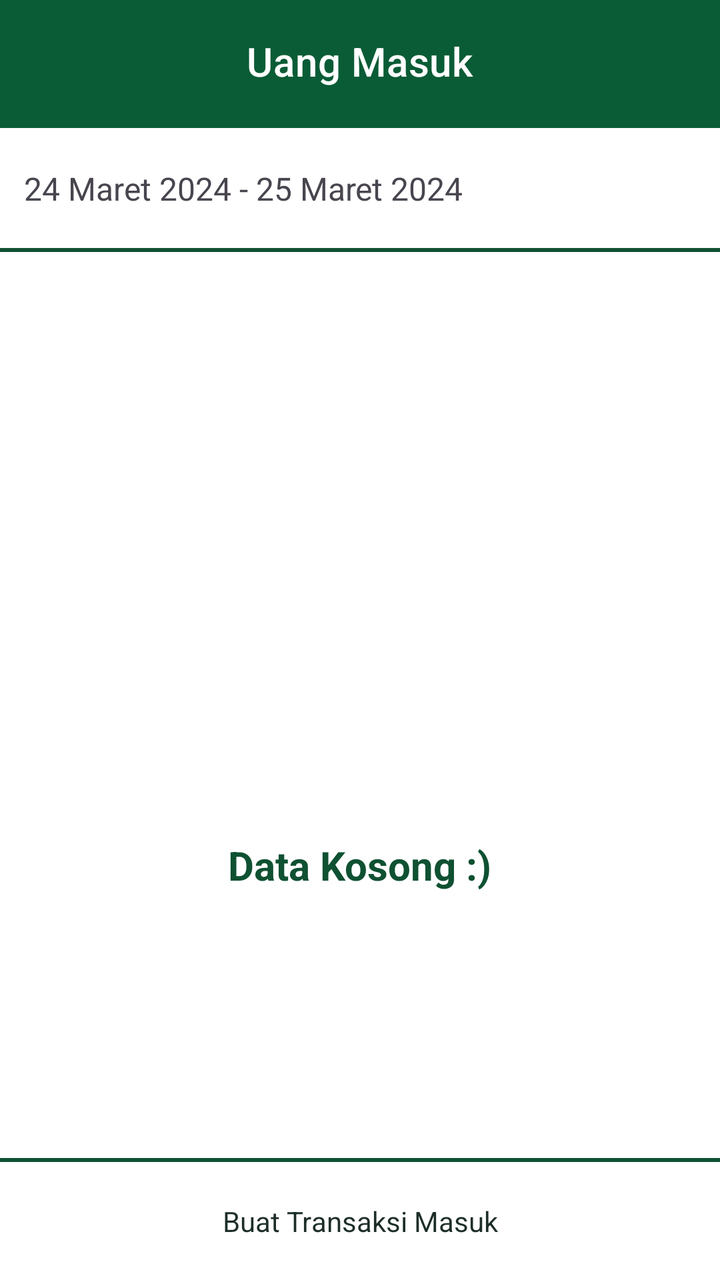
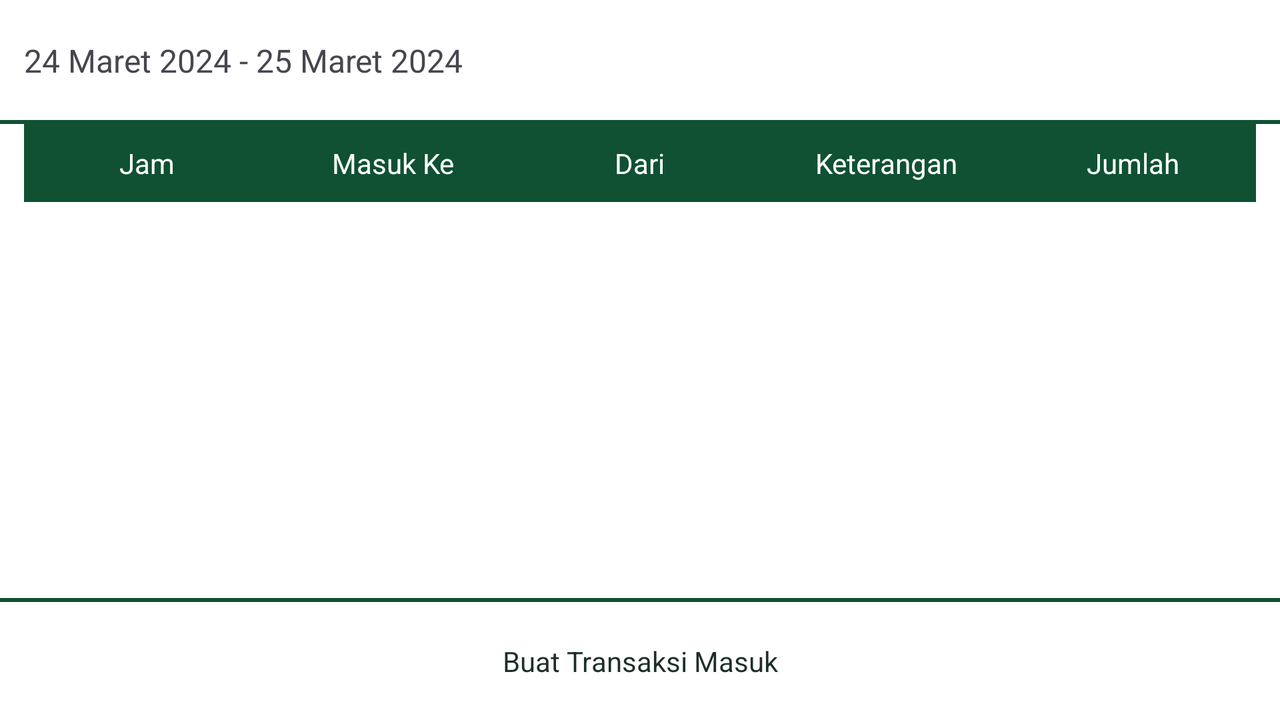

Compare how this app lays out the same screen by default and in its alternative resource folder. The renders come first, then the two layout files and the values they reference.
<!-- AndroidManifest.xml: application theme Theme.NutaPostTest -->
<!-- res/layout/fragment_money_in.xml -->
<?xml version="1.0" encoding="utf-8"?>
<androidx.coordinatorlayout.widget.CoordinatorLayout xmlns:android="http://schemas.android.com/apk/res/android"
    xmlns:app="http://schemas.android.com/apk/res-auto"
    xmlns:tools="http://schemas.android.com/tools"
    android:layout_width="match_parent"
    android:layout_height="match_parent"
    android:background="@color/white"
    tools:context=".ui.moneyIn.MoneyInFragment">

    <com.google.android.material.appbar.AppBarLayout
        android:layout_width="match_parent"
        android:layout_height="wrap_content">

        <com.google.android.material.appbar.MaterialToolbar
            android:id="@+id/topAppBar"
            style="@style/Widget.MaterialComponents.Toolbar.Primary"
            android:layout_width="match_parent"
            android:layout_height="?attr/actionBarSize"
            android:backgroundTint="@color/greenLight"
            app:title="Uang Masuk"
            app:titleCentered="true"
            app:titleMarginBottom="20dp" />

    </com.google.android.material.appbar.AppBarLayout>

    <androidx.constraintlayout.widget.ConstraintLayout
        android:layout_width="match_parent"
        android:layout_height="match_parent"
        app:layout_behavior="@string/appbar_scrolling_view_behavior">

        <TextView
            android:id="@+id/tv_calendar"
            style="@style/SubHeadlineTextStyle"
            android:layout_width="0dp"
            android:layout_height="wrap_content"
            android:layout_marginStart="12dp"
            android:layout_marginEnd="12dp"
            app:layout_constraintBottom_toBottomOf="@+id/img_calendar"
            app:layout_constraintEnd_toStartOf="@+id/img_calendar"
            app:layout_constraintStart_toStartOf="parent"
            app:layout_constraintTop_toTopOf="@+id/img_calendar"
            tools:text="24 Maret 2024 - 25 Maret 2024" />

        <ImageView
            android:id="@+id/img_calendar"
            android:layout_width="40dp"
            android:layout_height="40dp"
            android:layout_marginTop="10dp"
            android:layout_marginEnd="12dp"
            android:src="@drawable/ic_calendar_month_24"
            app:layout_constraintEnd_toEndOf="parent"
            app:layout_constraintTop_toTopOf="parent"
            app:tint="@color/greenDark" />

        <View
            android:id="@+id/view2"
            android:layout_width="match_parent"
            android:layout_height="2dp"
            android:layout_marginTop="10dp"
            android:background="@color/greenDark"
            app:layout_constraintEnd_toEndOf="parent"
            app:layout_constraintStart_toStartOf="parent"
            app:layout_constraintTop_toBottomOf="@+id/img_calendar" />

        <androidx.recyclerview.widget.RecyclerView
            android:id="@+id/rv_money_in"
            android:layout_width="0dp"
            android:layout_height="0dp"
            app:layout_constraintBottom_toTopOf="@+id/view"
            app:layout_constraintEnd_toEndOf="parent"
            app:layout_constraintStart_toStartOf="parent"
            app:layout_constraintTop_toBottomOf="@+id/view2" />

        <View
            android:id="@+id/view"
            android:layout_width="match_parent"
            android:layout_height="2dp"
            android:layout_marginBottom="20dp"
            android:background="@color/greenDark"
            app:layout_constraintBottom_toTopOf="@+id/tv_create_money_in"
            app:layout_constraintEnd_toEndOf="parent"
            app:layout_constraintStart_toStartOf="parent" />

        <TextView
            android:id="@+id/tv_create_money_in"
            android:layout_width="wrap_content"
            android:layout_height="wrap_content"
            android:layout_marginBottom="20dp"
            android:text="@string/create_transaction"
            android:textColor="@color/greenBlack"
            app:layout_constraintBottom_toBottomOf="parent"
            app:layout_constraintEnd_toEndOf="parent"
            app:layout_constraintStart_toStartOf="parent" />

        <LinearLayout
            android:id="@+id/layout_empty"
            android:layout_width="0dp"
            android:layout_height="0dp"
            android:background="@color/white"
            android:gravity="center"
            android:orientation="vertical"
            app:layout_constraintBottom_toBottomOf="@+id/rv_money_in"
            app:layout_constraintEnd_toEndOf="parent"
            app:layout_constraintStart_toStartOf="parent"
            app:layout_constraintTop_toTopOf="@+id/rv_money_in">

            <ImageView
                android:layout_width="140dp"
                android:layout_height="140dp"
                android:src="@drawable/ic_directions_boat_24"
                app:tint="@color/greenDark" />

            <TextView
                style="@style/HeadlineTextStyle"
                android:layout_width="wrap_content"
                android:layout_height="wrap_content"
                android:layout_marginTop="20dp"
                android:text="@string/no_record" />

        </LinearLayout>

    </androidx.constraintlayout.widget.ConstraintLayout>

</androidx.coordinatorlayout.widget.CoordinatorLayout>
<!-- resources referenced by this layout -->
<resources>
  <color name="greenBlack">#1D2E28</color>
  <color name="greenDark">#0F5132</color>
  <color name="greenLight">#0A5C36</color>
  <color name="white">#FFFFFFFF</color>
  <string name="create_transaction">Buat Transaksi Masuk</string>
  <string name="no_record">Data Kosong :)</string>
  <style name="HeadlineTextStyle">
          <item name="android:textColor">@color/greenDark</item>
          <item name="android:textSize">20sp</item>
          <item name="android:textStyle">bold</item>
      </style>
  <style name="SubHeadlineTextStyle">
          <item name="android:textSize">16sp</item>
          <item name="android:textStyle">normal</item>
      </style>
  <style name="Theme.NutaPostTest" parent="Base.Theme.NutaPostTest" />
  <style name="Base.Theme.NutaPostTest" parent="Theme.Material3.DayNight.NoActionBar">
          
          <item name="android:statusBarColor">@color/greenBlack</item>
          <item name="android:navigationBarColor">@color/greenBlack</item>
          <item name="colorPrimary">@color/greenBlack</item>
      </style>
</resources>
<!-- res/layout-land/fragment_money_in.xml (the repository's variant of the layout above) -->
<!-- drawn on the phone turned sideways -->
<?xml version="1.0" encoding="utf-8"?>
<androidx.constraintlayout.widget.ConstraintLayout xmlns:android="http://schemas.android.com/apk/res/android"
    xmlns:app="http://schemas.android.com/apk/res-auto"
    xmlns:tools="http://schemas.android.com/tools"
    android:layout_width="match_parent"
    android:layout_height="match_parent"
    android:background="@color/white"
    tools:context=".ui.moneyIn.MoneyInFragment">

    <TextView
        android:id="@+id/tv_calendar"
        style="@style/SubHeadlineTextStyle"
        android:layout_width="0dp"
        android:layout_height="wrap_content"
        android:layout_marginStart="12dp"
        android:layout_marginEnd="12dp"
        app:layout_constraintBottom_toBottomOf="@+id/img_calendar"
        app:layout_constraintEnd_toStartOf="@+id/img_calendar"
        app:layout_constraintStart_toStartOf="parent"
        app:layout_constraintTop_toTopOf="@+id/img_calendar"
        tools:text="24 Maret 2024 - 25 Maret 2024" />

    <ImageView
        android:id="@+id/img_calendar"
        android:layout_width="40dp"
        android:layout_height="40dp"
        android:layout_marginTop="10dp"
        android:layout_marginEnd="12dp"
        android:src="@drawable/ic_calendar_month_24"
        app:layout_constraintEnd_toEndOf="parent"
        app:layout_constraintTop_toTopOf="parent"
        app:tint="@color/greenDark" />

    <View
        android:id="@+id/view2"
        android:layout_width="match_parent"
        android:layout_height="2dp"
        android:layout_marginTop="10dp"
        android:background="@color/greenDark"
        app:layout_constraintEnd_toEndOf="parent"
        app:layout_constraintStart_toStartOf="parent"
        app:layout_constraintTop_toBottomOf="@+id/img_calendar" />

    <androidx.core.widget.NestedScrollView
        android:id="@+id/nsv_combine"
        android:layout_width="0dp"
        android:layout_height="0dp"
        app:layout_constraintBottom_toTopOf="@+id/view"
        app:layout_constraintEnd_toEndOf="parent"
        app:layout_constraintStart_toStartOf="parent"
        app:layout_constraintTop_toBottomOf="@+id/view2">

        <TableLayout
            android:layout_width="match_parent"
            android:layout_height="match_parent"
            android:stretchColumns="1">

            <TableRow
                android:layout_width="match_parent"
                android:layout_height="wrap_content"
                android:layout_marginHorizontal="12dp"
                android:background="@color/greenDark">

                <TextView
                    style="@style/TableStyle"
                    android:layout_column="0"
                    android:text="@string/date" />

                <TextView
                    style="@style/TableStyle"
                    android:layout_column="1"
                    android:text="@string/input_to" />

                <TextView
                    style="@style/TableStyle"
                    android:layout_column="2"
                    android:text="@string/from" />

                <TextView
                    style="@style/TableStyle"
                    android:layout_column="3"
                    android:text="@string/notes" />

                <TextView
                    style="@style/TableStyle"
                    android:layout_column="4"
                    android:text="@string/amount" />
            </TableRow>

            <androidx.recyclerview.widget.RecyclerView
                android:id="@+id/rv_money_in"
                android:layout_width="match_parent"
                android:layout_height="match_parent" />

        </TableLayout>

    </androidx.core.widget.NestedScrollView>

    <View
        android:id="@+id/view"
        android:layout_width="match_parent"
        android:layout_height="2dp"
        android:layout_marginBottom="20dp"
        android:background="@color/greenDark"
        app:layout_constraintBottom_toTopOf="@+id/tv_create_money_in"
        app:layout_constraintEnd_toEndOf="parent"
        app:layout_constraintStart_toStartOf="parent" />

    <TextView
        android:id="@+id/tv_create_money_in"
        android:layout_width="wrap_content"
        android:layout_height="wrap_content"
        android:layout_marginBottom="20dp"
        android:text="@string/create_transaction"
        android:textColor="@color/greenBlack"
        app:layout_constraintBottom_toBottomOf="parent"
        app:layout_constraintEnd_toEndOf="parent"
        app:layout_constraintStart_toStartOf="parent" />

    <LinearLayout
        android:id="@+id/layout_empty"
        android:layout_width="0dp"
        android:layout_height="0dp"
        android:background="@color/white"
        android:gravity="center"
        android:orientation="vertical"
        android:visibility="gone"
        app:layout_constraintBottom_toBottomOf="@+id/nsv_combine"
        app:layout_constraintEnd_toEndOf="parent"
        app:layout_constraintStart_toStartOf="parent"
        app:layout_constraintTop_toTopOf="@+id/nsv_combine">

        <ImageView
            android:layout_width="140dp"
            android:layout_height="140dp"
            android:src="@drawable/ic_directions_boat_24"
            app:tint="@color/greenDark" />

        <TextView
            style="@style/HeadlineTextStyle"
            android:layout_width="wrap_content"
            android:layout_height="wrap_content"
            android:layout_marginTop="20dp"
            android:text="@string/no_record" />

    </LinearLayout>

</androidx.constraintlayout.widget.ConstraintLayout>
<!-- resources referenced by the variant -->
<!-- as the phone turned sideways resolves them -->
<resources>
  <color name="greenBlack">#1D2E28</color>
  <color name="greenDark">#0F5132</color>
  <color name="white">#FFFFFFFF</color>
  <string name="amount">Jumlah</string>
  <string name="create_transaction">Buat Transaksi Masuk</string>
  <string name="date">Jam</string>
  <string name="from">Dari</string>
  <string name="input_to">Masuk Ke</string>
  <string name="no_record">Data Kosong :)</string>
  <string name="notes">Keterangan</string>
  <style name="HeadlineTextStyle">
          <item name="android:textColor">@color/greenDark</item>
          <item name="android:textSize">20sp</item>
          <item name="android:textStyle">bold</item>
      </style>
  <style name="SubHeadlineTextStyle">
          <item name="android:textSize">16sp</item>
          <item name="android:textStyle">normal</item>
      </style>
  <style name="TableStyle">
          <item name="android:layout_width">0dp</item>
          <item name="android:layout_weight">1</item>
          <item name="android:padding">10dp</item>
          <item name="android:textColor">@color/white</item>
          <item name="android:textAlignment">center</item>
      </style>
  <style name="Theme.NutaPostTest" parent="Base.Theme.NutaPostTest" />
  <style name="Base.Theme.NutaPostTest" parent="Theme.Material3.DayNight.NoActionBar">
          
          <item name="android:statusBarColor">@color/greenBlack</item>
          <item name="android:navigationBarColor">@color/greenBlack</item>
          <item name="colorPrimary">@color/greenBlack</item>
      </style>
</resources>
